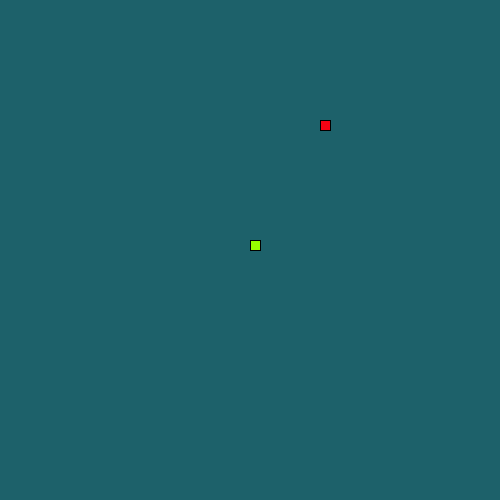
Frame 1 (no input)
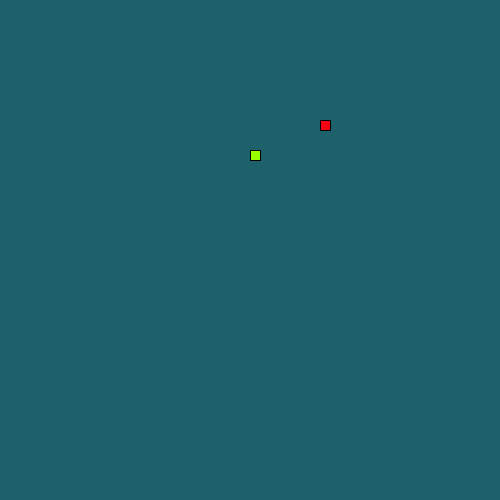
Frame 60 (the mouse pressed at the canvas centre just before this capture)
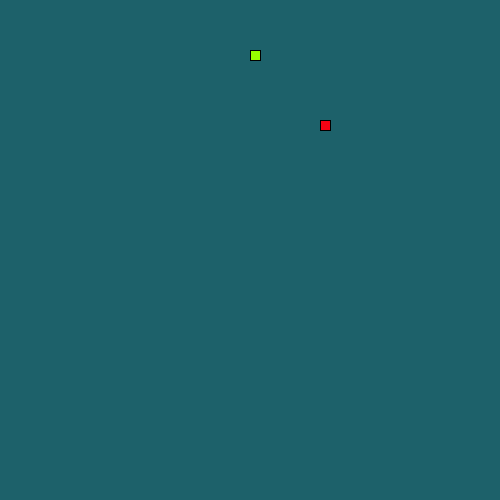
Frame 120 (the mouse held since frame 60 and released just before this capture)

The Processing sketch that drew these frames (run headless with seeded random() and noise(); from frame 60 on, the mouse is pressed at the canvas centre):

// Processing sketch: LeagueSnake
// ── LeagueSnake.pde
//*
// ***** SEGMENT CLASS *****
// This class will be used to represent each part of the moving snake.
//*

class Segment {

//Add x and y member variables. They will hold the corner location of each segment of the snake.
int x;
int y;

// Add a constructor with parameters to initialize each variable.
Segment (int x, int y) {
  this.x = x;
  this.y = y;
}
}


//*
// ***** GAME VARIABLES *****
// All the game variables that will be shared by the game methods are here
//*
Segment head;
int foodY;
int foodX;
int direction = UP;
int foodEaten = 0;
ArrayList<Segment> tail = new ArrayList();



//*
// ***** SETUP METHODS *****
// These methods are called at the start of the game.
//*

void setup() {
  size(500, 500);
  head = new Segment(250, 250);
   frameRate(10);
   dropFood();
}

void dropFood() {
  //Set the food in a new random location
    foodX = ((int)random(50)*10);
    foodY = ((int)random(50)*10);
    
}



//*
// ***** DRAW METHODS *****
// These methods are used to draw the snake and its food 
//*

void draw() {
  background(#1D616A);
  drawFood();
  move();
  drawSnake();
  eat();
}

void drawFood() {
  //Draw the food
  fill(#F70213);
  rect(foodX, foodY, 10, 10);
}

void drawSnake() {
  //Draw the head of the snake followed by its tail
  fill(#98FF00);
  rect(head.x, head.y, 10, 10);
}


//*
// ***** TAIL MANAGEMENT METHODS *****
// These methods make sure the tail is the correct length.
//*

void drawTail() {
  //Draw each segment of the tail 
  for (int i = 0; i < tail.size(); i++) {
    Segment s = tail.get(i);
    rect(s.x, s.y, 10, 10);
  } 
}

void manageTail() {
  //After drawing the tail, add a new segment at the "start" of the tail and remove the one at the "end" 
  //This produces the illusion of the snake tail moving.
  checkTailCollision();
  drawTail();
  tail.add(new Segment(head.x,head.y));
  tail.remove(0);
}

void checkTailCollision() {
  //If the snake crosses its own tail, shrink the tail back to one segment
  
}



//*
// ***** CONTROL METHODS *****
// These methods are used to change what is happening to the snake
//*

void keyPressed() {
  //Set the direction of the snake according to the arrow keys pressed
   if (key == CODED) {
    if (keyCode == UP && direction != DOWN) {
      direction = UP;
    } else if (keyCode == DOWN && direction != UP) {
      direction = DOWN;
    } 
    else if (keyCode == LEFT && direction != RIGHT) {
      direction = LEFT;
    } else if (keyCode == RIGHT && direction != LEFT) {
      direction = RIGHT;
    }
  }
}

void move() {
  //Change the location of the Snake head based on the direction it is moving.
  switch(direction) {
  case UP:
    head.y -= 10;
    break;
  case DOWN:
    head.y += 10;
    break;
  case LEFT:
   head.x -= 10;
    break;
  case RIGHT:
    head.x += 10;
    break;
  }
  checkBoundaries();
}

void checkBoundaries() {
 //If the snake leaves the frame, make it reappear on the other side
 if (head.x >= 500) {
   head.x = 0;
 }
 else if (head.x <= 0) {
   head.x = 500;
 }
 else if (head.y >= 500) {
   head.y = 0;
 }
 else if (head.y <= 0) {
   head.y = 500;
 }
}



void eat() {
  //When the snake eats the food, its tail should grow and more food appear
if (head.x == foodX && head.y == foodY) {
  foodEaten ++;
  dropFood();
}
}
